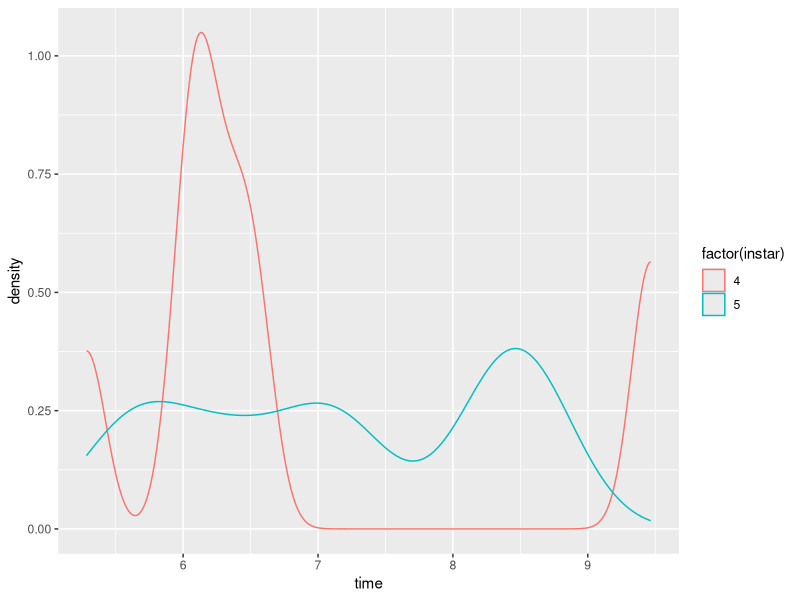
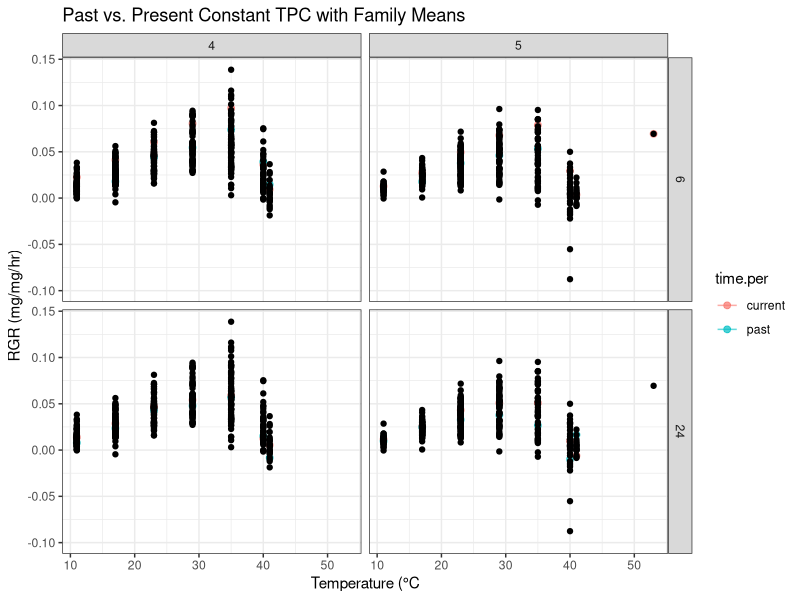
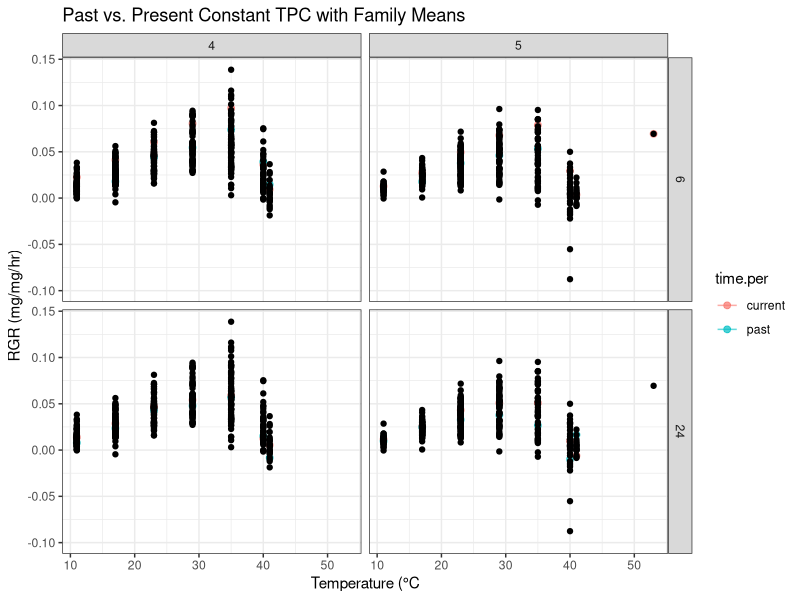

Reproduce these figures in R, in order. (Note: this script raises an error after producing the figures.)
## Taylor M. Hatcher
## Analysis of 6 hr and 24hr constant TPCs for P. rapae. Each caterpillar only experienced one temperature for 24 hours. 
library(ggplot2)
library(data.table)
library(dplyr)
library(patchwork)
library(reshape2)
library(viridis)
library(tidyverse)

setwd("~/Desktop/Repos/WARP2024")

#past data 
tpc1 = read.csv("PrapaeW.1999.ConstantTempTPCs.4thinstar.jul2021.xlsx - data.csv")
tpc1$instar=4

#past data that includes a 6 hour time weighing: "Prapae.NC_WA.2000.TRNS.leaf" for 4th instar caterpillars
#past data that includes some 9 hour weighings, some 6.5 hour weighings, and 24.5 hour weighings
tpc2 = read.csv("PrapaeW.1999.ConstantTempTPCs.5thinstar.jul2021.xlsx - data.csv")
names(tpc2)=names(tpc1)
tpc2$instar=5

tpc.p= rbind(tpc1, tpc2)

tpc.p$rgr= (log(tpc.p$fw) - log(tpc.p$Mo))/tpc.p$time
tpc.p$time.per= "past"

tpc.ps= tpc.p[,c("UniID","mom","ID","temp","instar","time","duration","mgain","rgr","time.per")]
#plot
ggplot(tpc.ps[tpc.ps$time>5 & tpc.ps$time<11,], aes(x=time, color=factor(instar), group=factor(instar)))+
  geom_density()
table(tpc.ps$time, tpc.ps$instar)

#recent 2024 TPC data
tpc.c = read.csv("2024PrapaeConstantTPCCombineddata.csv")


# Convert fw to numeric and drop nas
tpc.c$fw <- as.numeric(tpc.c$fw)

tpc.c$rgr= (log(tpc.c$fw) - log(tpc.c$M0))/tpc.c$duration
tpc.c$time.per= "current"

tpc.c$mom= tpc.c$Female
tpc.c$ID= tpc.c$Individual
tpc.c$UniID= paste(tpc.c$temp, tpc.c$mom, tpc.c$ID, sep=".")
#Calculate mass gained in each time treatment
tpc.c$mgain= tpc.c$fw - tpc.c$M0

#combine historic and current
tpc.cs= tpc.c[,c("UniID","mom","ID","temp","instar","time","duration","mgain","rgr","time.per")]


tpc= rbind(tpc.cs, tpc.ps)


######Plot

##Set up durations of 6hr and 24hr

tpc$dur=NA
tpc$time= as.numeric(tpc$time)
# tpc[tpc$time>5 & tpc$time<11 & tpc$time.per=="past","dur"]=6
tpc[tpc$time>5 & tpc$time<6.6 & tpc$time.per=="past","dur"]=6
tpc[tpc$time>20 & tpc$time<26 & tpc$time.per=="past","dur"]=24
tpc[tpc$time.per=="current","dur"]= tpc[tpc$time.per=="current","duration"]

#tpc.plot = ggplot(tpc[tpc$dur %in% c(6,24),], aes(x=temp, y=rgr, color=time.per)) +
# geom_point(alpha=0.5) +
#  facet_grid(dur ~ instar) +
#  theme_bw() +
# xlab("Temperature (C)") +
#  ylab("RGR (mg/mg/h)") +
#  ggtitle("2024") +
# ylim(-0.10, 0.14)

#Plot family mean values for constant tpc
tpc.agg.f <- tpc %>% # new code added 11-22-24
  group_by(mom, temp, duration, instar)%>% # new code added 11-22-24
  dplyr::summarise(mean = mean(rgr, na.rm = TRUE), # new code added 11-22-24E)
                   se = sd(rgr, na.rm = TRUE) /sqrt(n())
  )# new code added 11-22-24
# Aggregating by temperature, duration, and instar
# Aggregate mean values with corrected standard error calculation
tpc.agg <- tpc %>%
  group_by(temp, time.per, dur, instar) %>%
  dplyr::summarise(
    mean = mean(rgr, na.rm = TRUE),
    se = sd(rgr, na.rm = TRUE) / sqrt(n())
  )
#This piece of code is ensuring that 'time.per' is a factor with specified levels
tpc$time.per <- factor(tpc$time.per, levels = c("past", "current"))

# Plot individual means and family means
tpc.plot <- ggplot() +
  # Layer for individual-level aggregated data
  geom_point(
    data = tpc.agg[tpc.agg$dur %in% c(6, 24), ],
    aes(x = temp, y = mean, color = time.per, group = time.per),
    alpha = 0.7, size = 2
  )+
  geom_errorbar(
    data = tpc.agg[tpc.agg$dur %in% c(6, 24), ],
    aes(x = temp, ymin = mean - se, ymax = mean + se, color = time.per, group = time.per),
    width = 0.3, alpha = 0.6) +
  # ) +
  # # Line connecting family-level data
  # geom_line(
  #   data = tpc.agg.f,
  #   aes(x = temp, y = mean, group = mom),
  #   color = "black", linetype = "solid", size = 1
  # ) +
   # Layer for family-level aggregated data
   geom_point(
     data = tpc.agg.f,
     aes(x = temp, y = mean)) +
 #    color = "blue", size = 1, stroke = 1.2) +
  # geom_errorbar(
   #  data = tpc.agg.f,
   #  aes(x = temp, ymin = mean - se, ymax = mean + se, group = mom),
  # width = 0.3, color = "red", alpha = 0.7
  # ) +
  facet_grid(dur ~ instar) + #facet by duration and instar
  theme_bw() +
  xlab("Temperature (°C") +
  ylab("RGR (mg/mg/hr)") +
  ggtitle("Past vs. Present Constant TPC with Family Means") +
  ylim(-0.10, 0.14)


#plotting family means with error bars
#   tpc.plot <- ggplot(tpc.agg[tpc.agg$dur %in% c(6, 24), ],aes(x = temp, y = mean, color = time.per, group = time.per)) +
#   geom_point(alpha = 0.7, size = 2) + # Points for mean values
#  geom_errorbar(aes(ymin = mean - se, ymax = mean +se), width = 0.3, alpha = 0.6) + # Error bars
#  facet_grid(dur ~ instar) + #Facets for duration and instar
#  theme_bw() +
#  xlab("Temperature(°C)") +
#  ylab("RGR (mg/mg/hr)") +
#  ggtitle("Past vs. Present Constant TPC")
# ylim(-0.10, 0.14)




# Fit a linear model and calculate predictions for each group
#tpc.fit <- tpc.valid %>%
# group_by(time.per, dur, instar) %>%
# do({
# model <- lm(mean ~ temp, data = .)
#  data.frame(
#   temp = seq(min(.$temp, na.rm = TRUE), max(.$temp, na.rm = TRUE), length.out = 100),  # Generate temperature sequence
#   mean = predict(model, newdata = data.frame(temp = seq(min(.$temp, na.rm = TRUE), max(.$temp, na.rm = TRUE), length.out = 100))),
#   time.per = unique(.$time.per),
#   dur = unique(.$dur),
#  instar = unique(.$instar)
# )
#   })



# Print the plot
print(tpc.plot)

setwd('/Volumes/GoogleDrive/Shared drives/TrEnCh/Projects/WARP/Analyses/figures/')
pdf("2024TRNfeeding_constant.pdf",height = 8, width = 8)
# Display the final plot
print(tpc.plot)
tpc.agg.fh$year=1999
colnames(tpc.agg.fh)[1]="FEMALE"
tpc.agg.fh$FEMALE= as.character(tpc.agg.fh$FEMALE)
tpc.agg.f$FEMALE= as.character(tpc.agg.f$FEMALE)
tpc.agg.f.all= rbind(tpc.agg.f, tpc.agg.fh)
tpc.agg.f.all$yrfemale= paste(tpc.agg.f.all$year, tpc.agg.f.all$FEMALE)

tpc.all.plot= ggplot(tpc.agg.f.all, aes(x=temp,y=mean, col=factor(year)))+
  geom_line(aes(group=yrfemale)) +scale_color_viridis_d()

#add means
tpc.all.plot= tpc.all.plot + 
  geom_errorbar(data=tpc.agg.all, aes(x=temp, y=mean, ymin=mean-se, ymax=mean+se, col=factor(year)), width=0)+
  geom_point(data=tpc.agg.all, aes(x=temp, y = mean, col=factor(year)), size=3)+
  theme_bw()+xlab("Temperature (C)")+ylab("RGR (g/g/h)")+
  ggtitle("1999 & 2024") +ylim(-0.02,0.06) 
